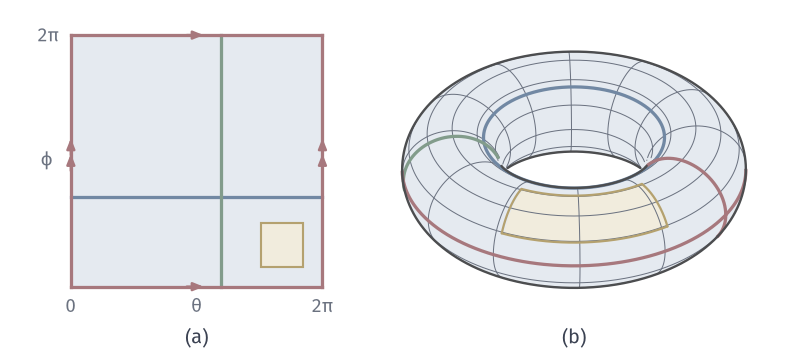

The Python source for this figure:
"""The torus as S^1 x S^1: square of angles with glued edges and the embedded surface, same curves in both."""
from pathlib import Path
import sys
ROOT = next(p for p in Path(__file__).resolve().parents if (p/'build.sh').is_file() and (p/'tex/book.tex').is_file())
sys.path.insert(0, str(ROOT/'figures/04-spaces-measures-and-geometry/04-manifolds/matplotlib/mfd-common'))
from mfd3d import *

W, H = 112, 50
fig, ax = canvas(W, H)
TWO = 2*np.pi
TH0, TH1, PH0, PH1 = 4.75, 5.8, .5, 1.6   # highlighted coordinate patch
TH_C, PH_C = 3.75, 2.25                        # constant-angle curves
# (a) angle square.
x0, y0, S = 10, 9.5, 35.5
X = lambda v: x0+v/TWO*S; Y = lambda v: y0+v/TWO*S
ax.add_patch(Polygon([(x0, y0), (x0+S, y0), (x0+S, y0+S), (x0, y0+S)], fc=BLUE_FILL, ec='none', zorder=1))
ax.add_patch(Polygon([(X(TH0), Y(PH0)), (X(TH1), Y(PH0)), (X(TH1), Y(PH1)), (X(TH0), Y(PH1))], fc=YELLOW_FILL, ec=YELLOW, lw=.85, zorder=2))
ax.plot([x0, x0+S], [Y(PH_C)]*2, color=BLUE, lw=1.3, zorder=3)
ax.plot([X(TH_C)]*2, [y0, y0+S], color=GREEN, lw=1.3, zorder=3)
def edge(a, b, n):
    ax.plot(*zip(a, b), color=RED, lw=1.3, zorder=4)
    a, b = np.array(a), np.array(b); d = (b-a)/np.linalg.norm(b-a)
    m = (a+b)/2
    for k in range(n):
        arrow(ax, m+d*(k*2.2-1.4), m+d*(k*2.2+1.0), color=RED, lw=1.0, scale=6.2)
edge((x0, y0), (x0+S, y0), 1); edge((x0, y0+S), (x0+S, y0+S), 1)
edge((x0, y0), (x0, y0+S), 2); edge((x0+S, y0), (x0+S, y0+S), 2)
label(ax, (x0+S/2, y0-2.9), r'$\theta$', 7.5, MUTED); label(ax, (x0-3.4, y0+S/2), r'$\phi$', 7.5, MUTED)
label(ax, (x0, y0-2.9), '$0$', 7.5, MUTED); label(ax, (x0+S, y0-2.9), r'$2\pi$', 7.5, MUTED)
label(ax, (x0-3.2, y0+S-.2), r'$2\pi$', 7.5, MUTED)
# (b) embedded torus; the same patch and curves.
place = Placed(View(-62, 34), 81, 26, 8.6)
T = Torus(place)
def colour(th, ph):
    return YELLOW_FILL if (TH0 < th < TH1 and PH0 < ph < PH1) else BLUE_FILL
T.fill(ax, colour)
n = 721
for v in np.linspace(0, TWO, 13)[:-1]:
    T.curve(ax, np.full(n, v), np.linspace(0, TWO, n), MUTED, lw=.4)
for v in np.linspace(0, TWO, 13)[:-1]:
    T.curve(ax, np.linspace(0, TWO, n), np.full(n, v), MUTED, lw=.4)
s = np.linspace(0, 1, 181)
for (a, b) in (((TH0, PH0), (TH1, PH0)), ((TH1, PH0), (TH1, PH1)), ((TH1, PH1), (TH0, PH1)), ((TH0, PH1), (TH0, PH0))):
    T.curve(ax, a[0]+(b[0]-a[0])*s, a[1]+(b[1]-a[1])*s, YELLOW, lw=.9)
T.curve(ax, np.linspace(0, TWO, n), np.full(n, PH_C), BLUE, lw=1.3)
T.curve(ax, np.full(n, TH_C), np.linspace(0, TWO, n), GREEN, lw=1.3)
T.curve(ax, np.linspace(0, TWO, n), np.zeros(n), RED, lw=1.3)
T.curve(ax, np.zeros(n), np.linspace(0, TWO, n), RED, lw=1.3)
T.silhouette(ax)
panel_tag(ax, x0+S/2, 1.5, '(a)'); panel_tag(ax, 81, 1.5, '(b)')
save(fig, Path(__file__).resolve().parent, 'figure', {'formula': 'X=((2+.82cos phi)cos theta,(2+.82cos phi)sin theta,.82 sin phi); view az=-62, el=34; visibility by depth buffer'})
